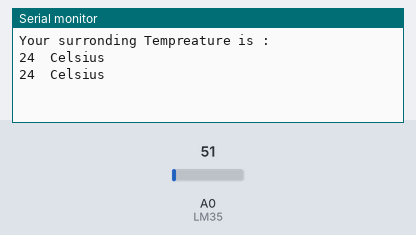
Bench run of a sketch on a simulated Arduino Uno, built with avr-gcc and run on an emulated ATmega328P. Shown: the last lines printed to the serial monitor. The test bench sets the inputs (shaded band); at power-on: A0 (LM35) = 51.

Above: at 1.3 s.
1.4 s: A0 (LM35) set to 61
At 1.9 s:
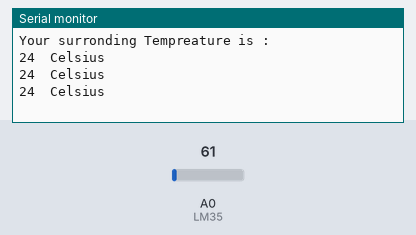
2.9 s: A0 (LM35) set to 71
At 3.4 s:
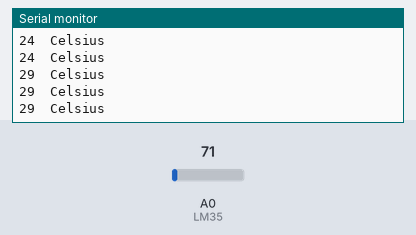
Timing chart, 0 to 5.9 s (numbered marks = the images above; inputs shaded):
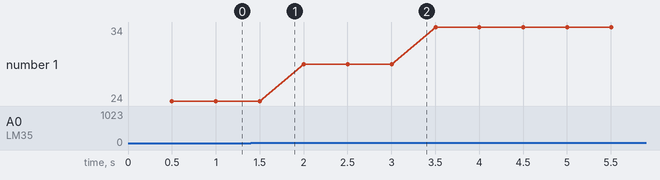

The sketch:

Temperature_Sensor_LM35.ino
```cpp
#define LM35 A0
int Temp_levels=0;
float Temp_volts=0;
int Temp_value;
void setup()
{
  Serial.begin(9600);
  Serial.println("Your surronding Tempreature is :  ");
}
void loop()
{
  Temp_levels=analogRead(LM35);
  delay(500);
  Temp_volts=(5.0/1023.0)*Temp_levels;
  Temp_value=Temp_volts/0.01;
  Serial.print(Temp_value);
  Serial.println("  Celsius");
}
```

Measured:
- plotted number 1: 24 → 29 after the input at 1.4 s, 29 → 34 after the input at 2.9 s
